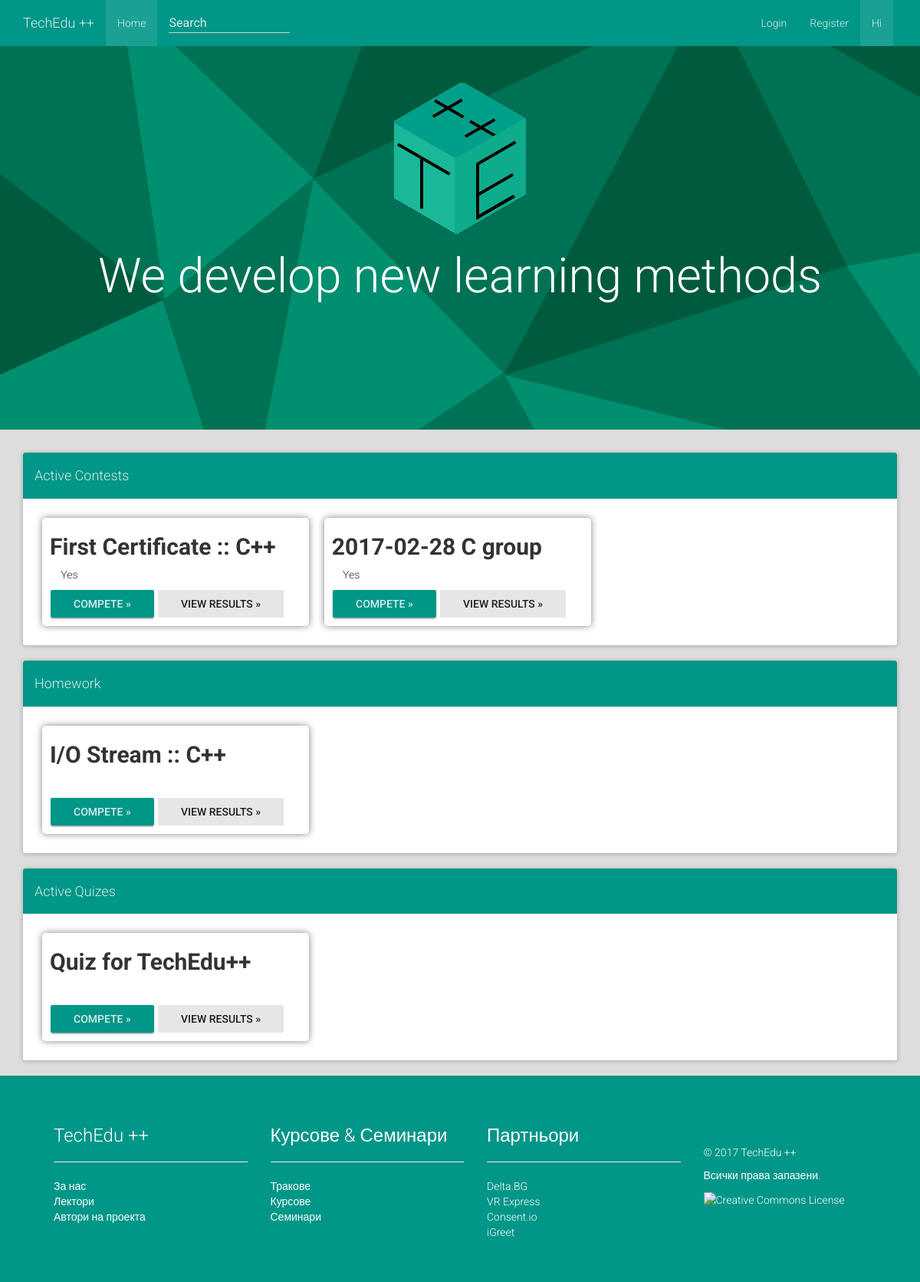
Before: / with the older database file.
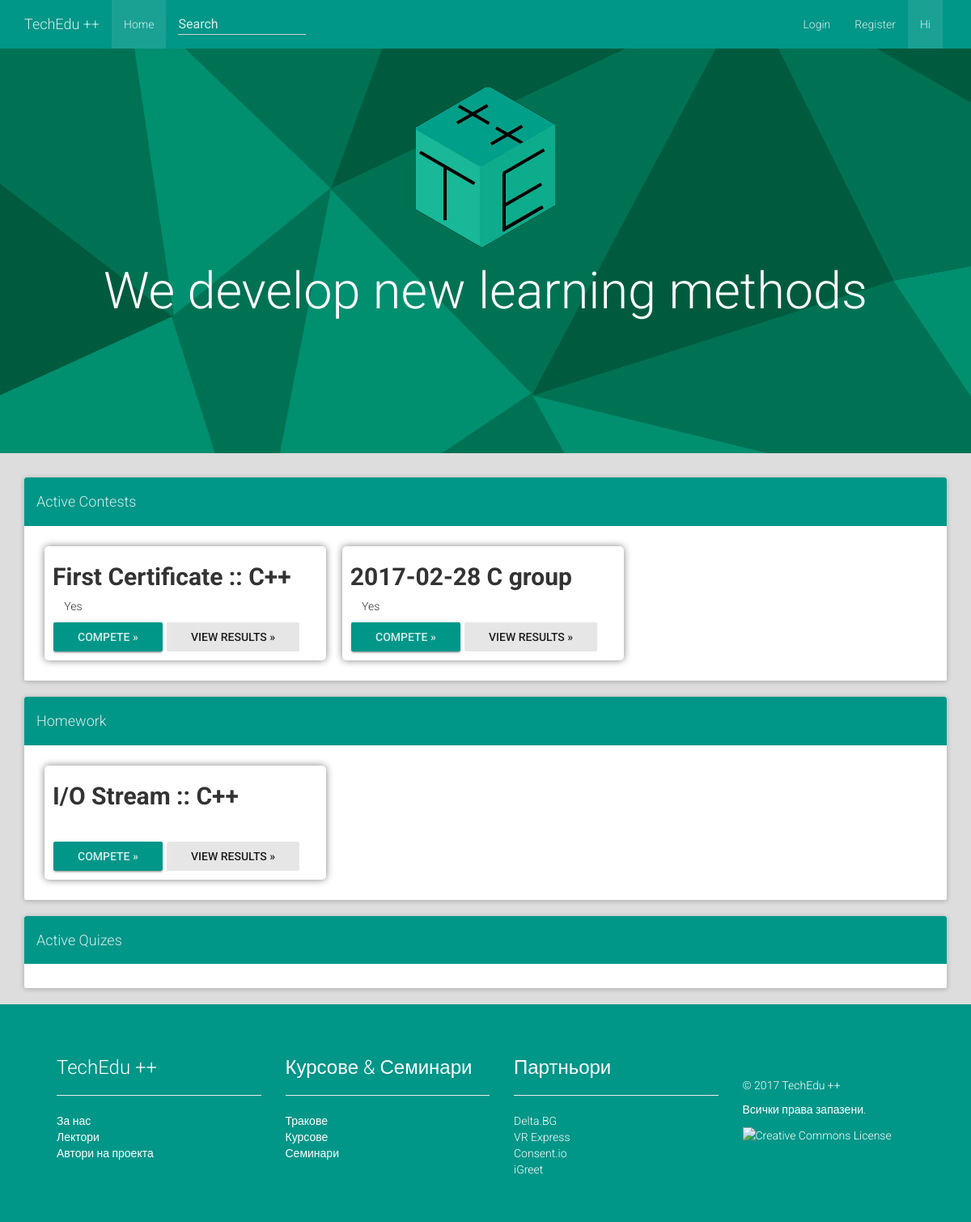
After: the same page with the newer database file.
### tables this page shows
CREATE TABLE `Contests` (
  `ID` text NOT NULL,
  `Name` text NOT NULL,
  `Link` text NOT NULL,
  `Tasks` text NOT NULL,
  `Langs` text NOT NULL,
  `MaxPoints` text NOT NULL,
  `Certify` tinyint(2) NOT NULL DEFAULT '0',
  `Homework` tinyint(1) NOT NULL DEFAULT '0',
  `Password` text NOT NULL,
  `Author` text NOT NULL
);

CREATE TABLE `Quizes` (
  `ID` text NOT NULL,
  `Link` varchar(150) NOT NULL,
  `Tasks` text NOT NULL,
  `Name` text NOT NULL
);

### lib/mysql.php (called while the page is built, shortened)
<?php
	class MySQL
	{
		public  $servername = "localhost";
		private $username = "root";
		private $password = "tts2002";
		protected $conn;
		function __construct (string $dbname_param)
		{
			$this->dbname = $dbname_param;
			$this->conn = new mysqli ($this->servername, $this->username, $this->password, $this->dbname);
		}
		function query (string $command)
		{
			return ($this->conn->query ($command));
		}
	}
?>

### lib/get/contests.php (the view, shortened to what this page needs)
<?php
	include_once ($_SERVER["DOCUMENT_ROOT"] . "/lib/mysql.php");
	$dbname = "judge";
	$conn = new MySQL ($dbname);
	$conn->query("DELETE FROM `Contests` WHERE `ID`=\"\"");
	$sql = "SELECT * FROM Contests WHERE `Homework`=\"0\"";
	$result = $conn->query($sql);
	if ($result->num_rows > 0)
	{
		while($row = $result->fetch_assoc())
		{
			echo '<div class="course-item col-md-4"><h2 id="' . $row["ID"] . '">' . $row["Name"] . '</h2><span data-toggle="tooltip" data-placement="left" title="Is this constest for a certificate?" data-original-title="Is this constest for a certificate?"><i class="fa fa-trophy" aria-hidden="true"></i> ' . (($row["Certify"] == 0)?"No":"Yes") . '</button><br><a href="' . $row["Link"] . '" role="button" class="btn btn-raised btn-success">Compete »</a> ' . '<a href="' . $row["Link"] . '/results" role="button" class="btn btn-default active">View results »</a></div>';
		}
	}
?>

### index.php (shortened to what this page needs)
<!DOCTYPE html><html lang="en"><head><link href="/css/jumbotron.css" rel="stylesheet"><link rel="stylesheet" href="/css/bootstrap.min.css"><link rel="stylesheet" href="/css/bootstrap-material-design.min.css"><link rel="stylesheet" href="/css/ripples.min.css"><link rel="stylesheet" href="/css/snackbar.min.css"><link rel="stylesheet" href="/d9757859af.css"><link rel="stylesheet" href="/css/extension.css"><link rel="stylesheet" href="/node_modules/font-awesome/css/font-awesome.min.css"></head><body cz-shortcut-listen="true"><nav class="navbar navbar-static-top navbar-default"><div class="container"><div class="nav-header"><a href="#" class="navbar-brand">TechEdu ++</a></div><div class="navbar-collapse collapse navbar-responsive-collapse"><ul class="nav navbar-nav"><li class="nav-item active"><a href="#" class="nav-link">Home</a></li></ul><form role="search" action="/search.php" class="navbar-form navbar-left"><div class="form-group is-empty"><input placeholder="Search" name="pattern" type="text" class="form-control col-md-8"></div></form><ul class="nav navbar-nav navbar-right"><li class="nav-item"><?php if (isset($_SESSION ["name"])) { echo "<a href='/logout.php'>Logout</a>"; } else { echo "<a href='/login.php'>Login</a>"; } ?></li><li class="nav-item"><a href="/register.php" class="nav-link">Register</a></li><li style="border-right: rgba(0,0,0,0) solid 20px;" class="nav-item active"><a href="/user.php" class="nav-link">
<?php if (isset($_SESSION ["name"])) { echo "Hi, "; echo $_SESSION ["name"]; } else { echo "Hi"; } ?></a></li></ul></div></div></nav><div class="jumbotron"><div class="container"><center><img src="/img/acdemy4_logo.png"><h1 class="display-3">We develop new learning methods</h1></center></div></div><div class="container"><div class="panel panel-primary"><div class="panel-heading"><h4>Active Contests</h4></div><div class="panel-body"><?php require ($_SERVER["DOCUMENT_ROOT"] . "/lib/get/contests.php"); ?></div></div><div class="panel panel-primary"><div class="panel-heading"><h4>Homework</h4></div><div class="panel-body"><?php require ($_SERVER["DOCUMENT_ROOT"] . "/lib/get/homework.php"); ?></div></div><div class="panel panel-primary"><div class="panel-heading"><h4>Active Quizes</h4></div><div class="panel-body"><?php require ($_SERVER["DOCUMENT_ROOT"] . "/lib/get/quizes.php"); ?></div></div></div><footer><div class="container container-holder"><ul class="row"><li class="col-md-3 col-sm-12 col-xs-12 footer-list-wrapper"><h3 class="list-title">TechEdu ++</h3><hr><ul class="footer-list"><li><a href="//infocourse.techedu.bg/aboutus.php">За нас</a></li><li><a href="//infocourse.techedu.bg/aboutus.php#trainers">Лектори</a></li><li><a href="//infocourse.techedu.bg/aboutus.php#authors">Автори на проекта</a></li></ul></li><li class="col-md-3 col-sm-12 col-xs-12 footer-list-wrapper"><h3 class="list-title">Курсове &amp; Семинари</h3><hr><ul class="footer-list"><li><a href="//infocourse.techedu.bg/trainings/tracks">Тракове</a></li><li><a href="//infocourse.techedu.bg/trainings/courses">Курсове</a></li><li><a href="//infocourse.techedu.bg/trainings/seminars">Семинари</a></li></ul></li><li class="col-md-3 col-sm-12 col-xs-12 footer-list-wrapper"><h3 class="list-title">Партньори</h3><hr><ul class="footer-list"><li><a target="_blank" href="https://delta.bg/">Delta.BG</a></li><li><a target="_blank" href="http://www.vrexpress.bg/">VR Express</a></li><li><a target="_blank" href="https://consent.io/">Consent.io</a></li><li><a target="_blank" href="http://www.igreet.co/">iGreet</a></li></ul></li><li class="col-md-3 col-sm-12 col-xs-12 footer-list-wrapper"><ul class="social"><li><a href="https://facebook.com/TechEducationGroup/" target="_blank" class="icon-btn"><span class="fa fa-2x fa-facebook"></span></a></li><li><a href="https://www.youtube.com/channel/UCT1g_MbzP5UJauAqmvNq1aQ" target="_blank" class="icon-btn"><span class="fa fa-2x fa-youtube-play"></span></a></li><li><a href="http://github.com/TechEducationPlusPlus/" target="_blank" class="icon-btn"><span class="fa fa-2x fa-github"></span></a></li></ul><div class="all-rights-reserved"><p>&copy; 2017 TechEdu ++</p><p>Всички права запазени.</p><p> <a rel="license" href="http://creativecommons.org/licenses/by-nc-nd/2.5/in/"><img alt="Creative Commons License" style="border-width:0" src="https://i.creativecommons.org/l/by-nc-nd/2.5/in/88x31.png"></a></p></div></li></ul></div></footer><script src="/js/jquery.min.js"></script><script src="/js/tether.min.js"></script><script src="/js/bootstrap.min.js"></script><script src="/js/material.min.js"></script><script src="/js/ripples.min.js"></script><script src="/js/snackbar.min.js"></script><script src="/js/jquery.nouislider.min.js"></script><script src="/js/main.js"></script></body></html>

### lib/get/homework.php (shortened to what this page needs)
<?php
	include_once ($_SERVER["DOCUMENT_ROOT"] . "/lib/mysql.php");
	$dbname = "judge";
	$conn = new MySQL ($dbname);
	$sql = "SELECT * FROM Contests WHERE `Homework`=1";
	$result = $conn->query($sql);
	if ($result->num_rows > 0)
	{
		while($row = $result->fetch_assoc())
		{
			echo '<div class="course-item col-md-4"><h2 id="' . $row["ID"] . '">' . $row["Name"] . '</h2><br><a href="' . $row["Link"] . '" role="button" class="btn btn-raised btn-success">Compete »</a> ' . '<a href="' . $row["Link"] . '/results" role="button" class="btn btn-default active">View results »</a></div>';
		}
	}
?>

### lib/get/quizes.php (shortened to what this page needs)
<?php
	include_once ($_SERVER["DOCUMENT_ROOT"] . "/lib/mysql.php");
	$dbname = "judge";
	$conn = new MySQL ($dbname);
	$sql = "SELECT * FROM Quizes";
	$result = $conn->query($sql);
	if ($result->num_rows > 0)
	{
		while($row = $result->fetch_assoc())
		{
			echo '<div class="course-item col-md-4"><h2 id="' . $row["ID"] . '">' . $row["Name"] . '</h2><br><a href="' . $row["Link"] . '" role="button" class="btn btn-raised btn-success">Compete »</a>' . ' <a href="' . $row["Link"] . '/results" role="button" class="btn btn-default active">View results »</a></div>';
		}
	}
?>

### css/jumbotron.css (style rules this page uses)
.jumbotron { background: -moz-linear-gradient(left, rgba(231,231,231,1) 0%, rgba(255,255,255,1) 20%, rgba(230,230,230,1) 100%); }

### css/extension.css (style rules this page uses)
.course-item { background-color: #fff; box-shadow: 0 0 10px #808080; margin: 10px; padding: 1px 10px 1px; border-radius: 5px; position: relative; }
.course-item.col-md-4 h2 { font-weight: bold; }
.jumbotron { background-image: url("/maia.png"); min-height: 500px; color: white; }
body { background-color: #DDD !important; }
footer { color: white; bottom: 0px; position: static; width: 100%; padding: 45px 0; background-color: #009688; }
.btn.btn-success { background-color: #009688 !important; }
ul.row li { list-style: none; color: inherit !important; }
ul.row a { text-decoration: none; color: inherit !important; }
.list-title { color: white; }
ul.row { color: inherit !important; }
ul.footer-list { margin: 0; padding: 0; }
ul.social { margin: 0; padding: 0; margin-bottom: 17px; list-style: none; content: ''; display: table; clear: both; }
ul.social li { display: inline; list-style: none; padding: 5px 5px 5px 5px; }
.container.container-holder { background-color: transparent !important; }
.navbar { margin-bottom: 0px !important; }

Changed rows visible on the page:
removed quizes: Name "Quiz for TechEdu++"
